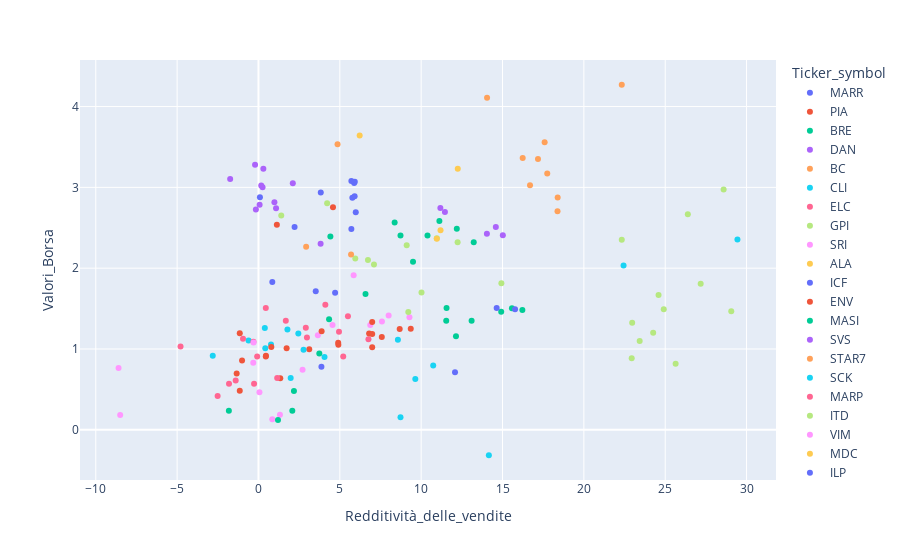

Source (notebook cell):
### Code cell
fig = px.scatter(df, y="Valori_Borsa", x="Redditività_delle_vendite", color='Ticker_symbol')
fig

### Figure 1 — Plotly figure (JSON) as saved in the notebook; plotly's stock layout.template omitted (floating-point values rounded to 4 significant figures)
{"data": [{"hovertemplate": "Ticker_symbol=MARR<br>Redditività_delle_vendite=%{x}<br>Valori_Borsa=%{y}<extra></extra>", "legendgroup": "MARR", "marker": {"color": "#636efa", "symbol": "circle"}, "mode": "markers", "name": "MARR", "orientation": "v", "showlegend": true, "type": "scatter", "x": [2.22, 3.83, 0.09, 5.88, 5.92, 5.71, 5.77, 5.91, 5.98, 5.71], "xaxis": "x", "y": [2.51, 2.935, 2.879, 3.054, 3.069, 3.079, 2.871, 2.889, 2.691, 2.485], "yaxis": "y"}, {"hovertemplate": "Ticker_symbol=PIA<br>Redditività_delle_vendite=%{x}<br>Valori_Borsa=%{y}<extra></extra>", "legendgroup": "PIA", "marker": {"color": "#EF553B", "symbol": "circle"}, "mode": "markers", "name": "PIA", "orientation": "v", "showlegend": true, "type": "scatter", "x": [4.9, 4.91, 3.12, 1.73, 1.34, 0.46, -1.15, -1.34, 0.45, -1.01], "xaxis": "x", "y": [1.077, 1.052, 0.9962, 1.008, 0.6392, 0.9179, 0.4837, 0.6981, 0.9066, 0.857], "yaxis": "y"}, {"hovertemplate": "Ticker_symbol=BRE<br>Redditività_delle_vendite=%{x}<br>Valori_Borsa=%{y}<extra></extra>", "legendgroup": "BRE", "marker": {"color": "#00cc96", "symbol": "circle"}, "mode": "markers", "name": "BRE", "orientation": "v", "showlegend": true, "type": "scatter", "x": [8.73, 8.37, 4.42, 10.39, 13.23, 11.12, 12.19, 9.5, 6.58, 4.34], "xaxis": "x", "y": [2.403, 2.564, 2.393, 2.404, 2.32, 2.585, 2.489, 2.08, 1.682, 1.368], "yaxis": "y"}, {"hovertemplate": "Ticker_symbol=DAN<br>Redditività_delle_vendite=%{x}<br>Valori_Borsa=%{y}<extra></extra>", "legendgroup": "DAN", "marker": {"color": "#ab63fa", "symbol": "circle"}, "mode": "markers", "name": "DAN", "orientation": "v", "showlegend": true, "type": "scatter", "x": [-1.74, -0.21, -0.16, 0.98, 0.07, 2.11, 0.17, 1.08, 0.25, 0.3], "xaxis": "x", "y": [3.105, 3.279, 2.727, 2.815, 2.785, 3.052, 3.024, 2.741, 3.0, 3.231], "yaxis": "y"}, {"hovertemplate": "Ticker_symbol=BC<br>Redditività_delle_vendite=%{x}<br>Valori_Borsa=%{y}<extra></extra>", "legendgroup": "BC", "marker": {"color": "#FFA15A", "symbol": "circle"}, "mode": "markers", "name": "BC", "orientation": "v", "showlegend": true, "type": "scatter", "x": [22.33, 14.05, 4.86, 17.59, 17.18, 16.24, 16.69, 18.38, 18.39, 17.75], "xaxis": "x", "y": [4.27, 4.108, 3.533, 3.559, 3.35, 3.364, 3.027, 2.703, 2.874, 3.171], "yaxis": "y"}, {"hovertemplate": "Ticker_symbol=CLI<br>Redditività_delle_vendite=%{x}<br>Valori_Borsa=%{y}<extra></extra>", "legendgroup": "CLI", "marker": {"color": "#19d3f3", "symbol": "circle"}, "mode": "markers", "name": "CLI", "orientation": "v", "showlegend": true, "type": "scatter", "x": [0.77, 1.78, 4.06, -2.81, 0.42, 0.39, -0.61, 2.45, 2.77, 1.98], "xaxis": "x", "y": [1.054, 1.241, 0.9002, 0.9163, 1.008, 1.258, 1.105, 1.193, 0.9895, 0.6419], "yaxis": "y"}, {"hovertemplate": "Ticker_symbol=ELC<br>Redditività_delle_vendite=%{x}<br>Valori_Borsa=%{y}<extra></extra>", "legendgroup": "ELC", "marker": {"color": "#FF6692", "symbol": "circle"}, "mode": "markers", "name": "ELC", "orientation": "v", "showlegend": true, "type": "scatter", "x": [6.76, 2.91, -0.95, -0.31, -2.51, -0.08, -1.4, 1.15, -0.27, -1.81], "xaxis": "x", "y": [1.12, 1.264, 1.127, 1.089, 0.4187, 0.9083, 0.6098, 0.6419, 0.5704, 0.571], "yaxis": "y"}, {"hovertemplate": "Ticker_symbol=GPI<br>Redditività_delle_vendite=%{x}<br>Valori_Borsa=%{y}<extra></extra>", "legendgroup": "GPI", "marker": {"color": "#B6E880", "symbol": "circle"}, "mode": "markers", "name": "GPI", "orientation": "v", "showlegend": true, "type": "scatter", "x": [1.4, 4.22, 6.73, 7.1, 5.95, 10.96, 12.24, 9.11, 9.64, 8.45], "xaxis": "x", "y": [2.653, 2.803, 2.102, 2.046, 2.121, 2.37, 2.322, 2.282, null, null], "yaxis": "y"}, {"hovertemplate": "Ticker_symbol=SRI<br>Redditività_delle_vendite=%{x}<br>Valori_Borsa=%{y}<extra></extra>", "legendgroup": "SRI", "marker": {"color": "#FF97FF", "symbol": "circle"}, "mode": "markers", "name": "SRI", "orientation": "v", "showlegend": true, "type": "scatter", "x": [1.32, 2.71, -0.32, 3.65, 4.55, 5.85, 6.87, 7.59, 9.28, 8], "xaxis": "x", "y": [0.1865, 0.7443, 0.8286, 1.169, 1.297, 1.911, 1.297, 1.341, 1.394, 1.415], "yaxis": "y"}, {"hovertemplate": "Ticker_symbol=ALA<br>Redditività_delle_vendite=%{x}<br>Valori_Borsa=%{y}<extra></extra>", "legendgroup": "ALA", "marker": {"color": "#FECB52", "symbol": "circle"}, "mode": "markers", "name": "ALA", "orientation": "v", "showlegend": true, "type": "scatter", "x": [11.19, 10.96, 8.18, 8.29, 8.02, 5.04, 6.7, 9.28, 10.29, 9.1], "xaxis": "x", "y": [2.468, 2.366, null, null, null, null, null, null, null, null], "yaxis": "y"}, {"hovertemplate": "Ticker_symbol=ICF<br>Redditività_delle_vendite=%{x}<br>Valori_Borsa=%{y}<extra></extra>", "legendgroup": "ICF", "marker": {"color": "#636efa", "symbol": "circle"}, "mode": "markers", "name": "ICF", "orientation": "v", "showlegend": true, "type": "scatter", "x": [3.52, 0.85, 4.71, 10.27, 0.86, 4.96, 8.95, 10.7, 5.76, 6.41], "xaxis": "x", "y": [1.716, 1.828, 1.697, null, null, null, null, null, null, null], "yaxis": "y"}, {"hovertemplate": "Ticker_symbol=ENV<br>Redditività_delle_vendite=%{x}<br>Valori_Borsa=%{y}<extra></extra>", "legendgroup": "ENV", "marker": {"color": "#EF553B", "symbol": "circle"}, "mode": "markers", "name": "ENV", "orientation": "v", "showlegend": true, "type": "scatter", "x": [6.8, 6.99, -1.15, 3.88, 6.99, 8.68, 6.99, 0.79, 9.36, 7.58], "xaxis": "x", "y": [1.191, 1.335, 1.194, 1.221, 1.185, 1.247, 1.022, 1.026, 1.25, 1.15], "yaxis": "y"}, {"hovertemplate": "Ticker_symbol=MASI<br>Redditività_delle_vendite=%{x}<br>Valori_Borsa=%{y}<extra></extra>", "legendgroup": "MASI", "marker": {"color": "#00cc96", "symbol": "circle"}, "mode": "markers", "name": "MASI", "orientation": "v", "showlegend": true, "type": "scatter", "x": [11.56, 13.1, 3.74, 12.14, 11.54, 15.58, 14.92, 16.22, 21.11, 20.32], "xaxis": "x", "y": [1.506, 1.348, 0.9439, 1.157, 1.348, 1.504, 1.461, 1.482, null, null], "yaxis": "y"}, {"hovertemplate": "Ticker_symbol=SVS<br>Redditività_delle_vendite=%{x}<br>Valori_Borsa=%{y}<extra></extra>", "legendgroup": "SVS", "marker": {"color": "#ab63fa", "symbol": "circle"}, "mode": "markers", "name": "SVS", "orientation": "v", "showlegend": true, "type": "scatter", "x": [3.82, 5.34, 5.51, 5.55, 5.65, 6.21, 4.96, 6.82, 6.95, 7.43], "xaxis": "x", "y": [2.302, null, null, null, null, null, null, null, null, null], "yaxis": "y"}, {"hovertemplate": "Ticker_symbol=STAR7<br>Redditività_delle_vendite=%{x}<br>Valori_Borsa=%{y}<extra></extra>", "legendgroup": "STAR7", "marker": {"color": "#FFA15A", "symbol": "circle"}, "mode": "markers", "name": "STAR7", "orientation": "v", "showlegend": true, "type": "scatter", "x": [5.69, 2.93, 3.84, 5.01, 5.15, 7.59, 6.26, 7.16, 6.19, 5.82], "xaxis": "x", "y": [2.168, 2.265, null, null, null, null, null, null, null, null], "yaxis": "y"}, {"hovertemplate": "Ticker_symbol=SCK<br>Redditività_delle_vendite=%{x}<br>Valori_Borsa=%{y}<extra></extra>", "legendgroup": "SCK", "marker": {"color": "#19d3f3", "symbol": "circle"}, "mode": "markers", "name": "SCK", "orientation": "v", "showlegend": true, "type": "scatter", "x": [22.44, 29.44, 8.57, 8.73, 14.16, 11.79, 5.71, 6.84, 5.17, 7.12], "xaxis": "x", "y": [2.033, 2.356, 1.115, 0.157, -0.3147, null, null, null, null, null], "yaxis": "y"}, {"hovertemplate": "Ticker_symbol=MARP<br>Redditività_delle_vendite=%{x}<br>Valori_Borsa=%{y}<extra></extra>", "legendgroup": "MARP", "marker": {"color": "#FF6692", "symbol": "circle"}, "mode": "markers", "name": "MARP", "orientation": "v", "showlegend": true, "type": "scatter", "x": [5.5, 4.11, -4.79, 0.45, 7.19, 6.05, 4.24, 7.84, 4.1, 4.27], "xaxis": "x", "y": [1.406, 1.548, 1.03, 1.509, null, null, null, null, null, null], "yaxis": "y"}, {"hovertemplate": "Ticker_symbol=ITD<br>Redditività_delle_vendite=%{x}<br>Valori_Borsa=%{y}<extra></extra>", "legendgroup": "ITD", "marker": {"color": "#B6E880", "symbol": "circle"}, "mode": "markers", "name": "ITD", "orientation": "v", "showlegend": true, "type": "scatter", "x": [26.39, 28.59, 22.33, 27.18, 23.43, 23.85, 19.97, 14.46, 7.8, 8.76], "xaxis": "x", "y": [2.667, 2.973, 2.351, 1.808, 1.099, null, null, null, null, null], "yaxis": "y"}, {"hovertemplate": "Ticker_symbol=VIM<br>Redditività_delle_vendite=%{x}<br>Valori_Borsa=%{y}<extra></extra>", "legendgroup": "VIM", "marker": {"color": "#FF97FF", "symbol": "circle"}, "mode": "markers", "name": "VIM", "orientation": "v", "showlegend": true, "type": "scatter", "x": [0.85, 0.06, -8.5, -8.6, -0.3, 5.09, 3.07, 0.52, 4.27, 5.65], "xaxis": "x", "y": [0.131, 0.4637, 0.1823, 0.7655, 1.082, null, null, null, null, null], "yaxis": "y"}, {"hovertemplate": "Ticker_symbol=MDC<br>Redditività_delle_vendite=%{x}<br>Valori_Borsa=%{y}<extra></extra>", "legendgroup": "MDC", "marker": {"color": "#FECB52", "symbol": "circle"}, "mode": "markers", "name": "MDC", "orientation": "v", "showlegend": true, "type": "scatter", "x": [12.25, 6.22, 6.13, 4.46, 7.19, 2.12, 2.65, 4.9, 1.55, 3.5], "xaxis": "x", "y": [3.229, 3.64, null, null, null, null, null, null, null, null], "yaxis": "y"}, {"hovertemplate": "Ticker_symbol=ILP<br>Redditività_delle_vendite=%{x}<br>Valori_Borsa=%{y}<extra></extra>", "legendgroup": "ILP", "marker": {"color": "#636efa", "symbol": "circle"}, "mode": "markers", "name": "ILP", "orientation": "v", "showlegend": true, "type": "scatter", "x": [15.77, 14.64, 12.08, 3.87, 10.46, 10.06, 9.01, 4.7, 4.57, 3.41], "xaxis": "x", "y": [1.491, 1.509, 0.7129, 0.7793, null, null, null, null, null, null], "yaxis": "y"}, {"hovertemplate": "Ticker_symbol=CFL<br>Redditività_delle_vendite=%{x}<br>Valori_Borsa=%{y}<extra></extra>", "legendgroup": "CFL", "marker": {"color": "#EF553B", "symbol": "circle"}, "mode": "markers", "name": "CFL", "orientation": "v", "showlegend": true, "type": "scatter", "x": [1.13, 4.58, 1.43, 1.24, 5.04, 3.6, 3.24, 1.51, 2.63, 3.09], "xaxis": "x", "y": [2.537, 2.755, null, null, null, null, null, null, null, null], "yaxis": "y"}, {"hovertemplate": "Ticker_symbol=FCM<br>Redditività_delle_vendite=%{x}<br>Valori_Borsa=%{y}<extra></extra>", "legendgroup": "FCM", "marker": {"color": "#00cc96", "symbol": "circle"}, "mode": "markers", "name": "FCM", "orientation": "v", "showlegend": true, "type": "scatter", "x": [1.2, 2.08, -1.82, 2.18, 3.98, 2.96, 2.82, 3.13, 5.9, -0.53], "xaxis": "x", "y": [0.1222, 0.2351, 0.2351, 0.4793, null, null, null, null, null, null], "yaxis": "y"}, {"hovertemplate": "Ticker_symbol=FVI<br>Redditività_delle_vendite=%{x}<br>Valori_Borsa=%{y}<extra></extra>", "legendgroup": "FVI", "marker": {"color": "#ab63fa", "symbol": "circle"}, "mode": "markers", "name": "FVI", "orientation": "v", "showlegend": true, "type": "scatter", "x": [11.18, 11.46, 14.59, 14.04, 15.02, 19.61, 17.57, 6.7, 8.85, 5.08], "xaxis": "x", "y": [2.744, 2.695, 2.51, 2.425, 2.406, null, null, null, null, null], "yaxis": "y"}, {"hovertemplate": "Ticker_symbol=PLT<br>Redditività_delle_vendite=%{x}<br>Valori_Borsa=%{y}<extra></extra>", "legendgroup": "PLT", "marker": {"color": "#FFA15A", "symbol": "circle"}, "mode": "markers", "name": "PLT", "orientation": "v", "showlegend": true, "type": "scatter", "x": [5.98, 6.1, 5.37, 5.73, 4.61, 6.17, 4.55, 0.94, 1.39, 9.78], "xaxis": "x", "y": [null, null, null, null, null, null, null, null, null, null], "yaxis": "y"}, {"hovertemplate": "Ticker_symbol=LDB<br>Redditività_delle_vendite=%{x}<br>Valori_Borsa=%{y}<extra></extra>", "legendgroup": "LDB", "marker": {"color": "#19d3f3", "symbol": "circle"}, "mode": "markers", "name": "LDB", "orientation": "v", "showlegend": true, "type": "scatter", "x": [9.64, 10.74, 12, 10.11, 11.42, 8.82, 6.02, 4.27, 4.55, 6.61], "xaxis": "x", "y": [0.6291, 0.7953, null, null, null, null, null, null, null, null], "yaxis": "y"}, {"hovertemplate": "Ticker_symbol=FOS<br>Redditività_delle_vendite=%{x}<br>Valori_Borsa=%{y}<extra></extra>", "legendgroup": "FOS", "marker": {"color": "#FF6692", "symbol": "circle"}, "mode": "markers", "name": "FOS", "orientation": "v", "showlegend": true, "type": "scatter", "x": [4.95, 1.68, 5.21, 2.98, 0.33, 6.22, 9.95, 7.68, 8.33, 5.85], "xaxis": "x", "y": [1.212, 1.351, 0.9083, 1.143, null, null, null, null, null, null], "yaxis": "y"}, {"hovertemplate": "Ticker_symbol=BAN<br>Redditività_delle_vendite=%{x}<br>Valori_Borsa=%{y}<extra></extra>", "legendgroup": "BAN", "marker": {"color": "#B6E880", "symbol": "circle"}, "mode": "markers", "name": "BAN", "orientation": "v", "showlegend": true, "type": "scatter", "x": [10.02, 14.93, 9.21, 24.59, 24.91, 22.97, 24.26, 29.06, 25.64, 22.94], "xaxis": "x", "y": [1.699, 1.815, 1.459, 1.668, 1.493, 1.324, 1.201, 1.468, 0.8162, 0.8862], "yaxis": "y"}], "layout": {"legend": {"title": {"text": "Ticker_symbol"}, "tracegroupgap": 0}, "margin": {"t": 60}, "xaxis": {"anchor": "y", "domain": [0, 1], "title": {"text": "Redditività_delle_vendite"}}, "yaxis": {"anchor": "x", "domain": [0, 1], "title": {"text": "Valori_Borsa"}}}}
